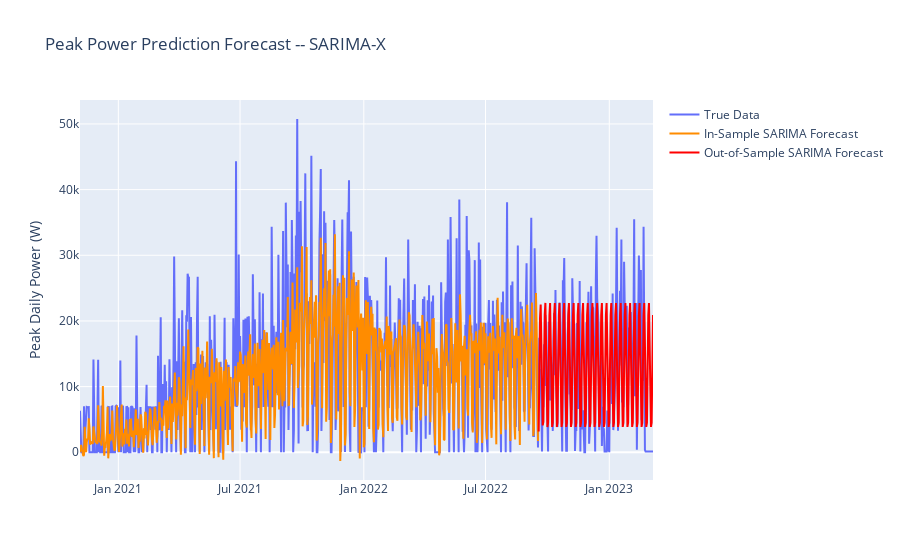

The notebook cell saved with this chart:
### Markdown cell above
Here, we plot the in-sample SARIMA forecast as well as the out-of-sample prediction, overlaid on the true data. We can see the out-of-sample prediction converges to the sample mean for long forecasting periods, which is typical for SARIMA models and regression models in general; the model just doesn't "know" what will happen that far in the future, and in long-term forecasting, the average becomes the best estimate. Unfortunately, this fails to capture that high variance that our original data is capable of.

### Code cell
fig = go.Figure()
fig.add_trace(
    go.Scatter(x = dailydemand["peak_power_W"].index , y = dailydemand["peak_power_W"], name = "True Data", hovertext=dailydemand["day"])
)
fig.add_trace(
    go.Scatter(x = fitted_arima.predict().index, y = fitted_arima.predict() , name = "In-Sample SARIMA Forecast" , line= {"color":"#FF8C00"}, hovertext=dailydemand["day"])
)
fig.add_trace(
    go.Scatter(x = X_test.index, 
               y = fitted_arima.predict(start = y_test.index[0] , end = y_test.index[len(y_test) - 1], exog = X_test),  
               name = "Out-of-Sample SARIMA Forecast" , line= {"color":"Red"}, hovertext=dailydemand["day"].loc[dailydemand.index >= y_test.index[0]])
)
fig.update_layout({"title" : "Peak Power Prediction Forecast -- SARIMA-X" , "yaxis_title" : "Peak Daily Power (W)"})
fig.show()
print('Test Set RMSE:', np.sqrt(np.mean((y_test["peak_power_W"] - fitted_arima.predict(start = y_test.index[0] , end = y_test.index[len(y_test) - 1], exog = X_test))**2)), 'Watts')

### Figure 1 — Plotly figure (JSON) as saved in the notebook; plotly's stock layout.template omitted (floating-point values rounded to 4 significant figures; data arrays with more than 128 entries replaced by an {"elided": "..."} marker saying what was removed)
{"data": [{"hovertext": {"elided": "853 str values"}, "name": "True Data", "type": "scatter", "x": {"elided": "853 str values"}, "y": {"elided": "853 int values"}}, {"hovertext": {"elided": "853 str values"}, "line": {"color": "#FF8C00"}, "name": "In-Sample SARIMA Forecast", "type": "scatter", "x": {"elided": "682 str values"}, "y": {"elided": "682 float values"}}, {"hovertext": {"elided": "171 str values"}, "line": {"color": "Red"}, "name": "Out-of-Sample SARIMA Forecast", "type": "scatter", "x": {"elided": "171 str values"}, "y": {"elided": "171 float values"}}], "layout": {"title": {"text": "Peak Power Prediction Forecast -- SARIMA-X"}, "yaxis": {"title": {"text": "Peak Daily Power (W)"}}}}
